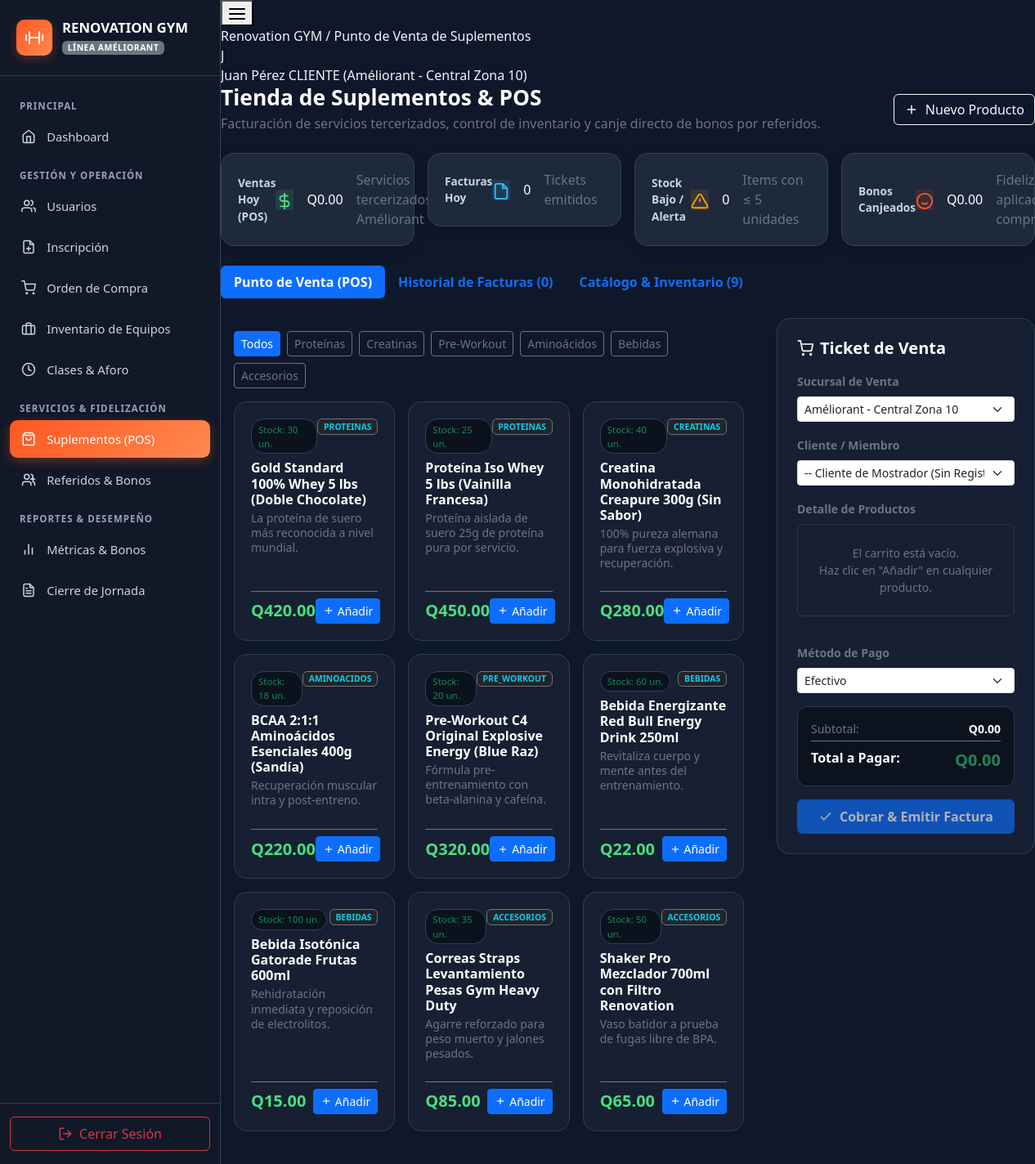
Screenshot of /suplementos/index.php (signed in) with the database file from the repository.
### tables this page shows
CREATE TABLE IF NOT EXISTS `suplementos_catalogo` (
    `id` INT AUTO_INCREMENT PRIMARY KEY,
    `codigo` VARCHAR(50) NOT NULL UNIQUE,
    `nombre` VARCHAR(150) NOT NULL,
    `categoria` ENUM('PROTEINAS', 'CREATINAS', 'AMINOACIDOS', 'PRE_WORKOUT', 'BEBIDAS', 'ACCESORIOS') NOT NULL,
    `precio` DECIMAL(10,2) NOT NULL,
    `stock` INT NOT NULL DEFAULT 0,
    `descripcion` VARCHAR(255) NULL,
    `estado` ENUM('ACTIVO', 'INACTIVO') DEFAULT 'ACTIVO',
    `creado_en` TIMESTAMP DEFAULT CURRENT_TIMESTAMP
);

### suplementos/index.php (the view, shortened to what the rows shown need)
<?php
require_once __DIR__ . '/controlador_suplementos.php';
?>
<!DOCTYPE html>
<html lang="es">
<head>
    <link rel="stylesheet" href="../css/bootstrap.min.css">
    <link rel="stylesheet" href="../css/dashboard.css">
    <link rel="stylesheet" href="../css/suplementos.css">
</head>
<body>
<div class="dashboard-wrapper">
    <main class="main-content">
        <div class="dashboard-body">
            <div class="d-flex flex-column flex-md-row justify-content-between align-items-start align-items-md-center gap-3 mb-4">
                <div>
                    <h2 class="fw-bold text-white mb-1" style="font-size: 1.65rem;">Tienda de Suplementos & POS</h2>
                </div>
            </div>
            <div class="tab-content" id="pills-tabContent">
                <div class="tab-pane fade show active" id="pills-pos" role="tabpanel">
                    <div class="row g-4">
                        <div class="col-12 col-lg-8">
                            <div class="content-table-wrapper p-3 mb-4">
                                <div class="row g-3">
                                    <?php if (empty($catalogo_productos)): ?>
                                        <div class="col-12 text-center py-5 text-secondary">
                                            No hay productos disponibles en el catálogo actualmente.
                                        </div>
                                    <?php else: ?>
                                        <?php foreach ($catalogo_productos as $prod): ?>
                                            <div class="col-12 col-sm-6 col-xl-4">
                                                <div class="product-card">
                                                    <div>
                                                        <div class="d-flex justify-content-between align-items-start mb-2">
                                                            <span class="product-stock-badge <?= $prod['stock'] <= 5 ? 'text-warning border-warning' : 'text-success' ?>">
                                                                Stock: <?= $prod['stock'] ?> un.
                                                            </span>
                                                            <span class="badge bg-dark text-info border border-secondary" style="font-size: 0.65rem;">
                                                                <?= htmlspecialchars($prod['categoria']) ?>
                                                            </span>
                                                        </div>
                                                        <h6 class="fw-bold text-white mb-1"><?= htmlspecialchars($prod['nombre']) ?></h6>
                                                        <p class="text-secondary small mb-3" style="min-height: 38px; line-height: 1.3;">
                                                            <?= htmlspecialchars($prod['descripcion'] ?: 'Suplemento de alta calidad.') ?>
                                                        </p>
                                                    </div>
                                                    <div class="d-flex justify-content-between align-items-center mt-2 pt-2 border-top border-secondary">
                                                        <div class="product-price-tag">
                                                            Q<?= number_format($prod['precio'], 2) ?>
                                                        </div>
                                                        <?php if ($prod['stock'] > 0): ?>
                                                            <button type="button" class="btn btn-sm btn-primary d-flex align-items-center gap-1"
                                                                    onclick="agregarAlCarrito(<?= $prod['id'] ?>, '<?= htmlspecialchars($prod['codigo']) ?>', '<?= htmlspecialchars(addslashes($prod['nombre'])) ?>', <?= $prod['precio'] ?>, <?= $prod['stock'] ?>)">
                                                                <svg width="14" height="14" viewBox="0 0 24 24" fill="none" stroke="currentColor" stroke-width="2"><line x1="12" y1="5" x2="12" y2="19"></line><line x1="5" y1="12" x2="19" y2="12"></line></svg>
                                                                <span>Añadir</span>
                                                            </button>
                                                        <?php else: ?>
                                                            <button type="button" class="btn btn-sm btn-secondary" disabled>Agotado</button>
                                                        <?php endif; ?>
                                                    </div>
                                                </div>
                                            </div>
                                        <?php endforeach; ?>
                                    <?php endif; ?>
                                </div>
                            </div>
                        </div>
                    </div>
                </div>
            </div>
        </div>
    </main>
</div>
</body>
</html>

### rows the page displays
suplementos_catalogo: stock "30", categoria "PROTEINAS", nombre "Gold Standard 100% Whey 5 lbs (Doble Chocolate)", descripcion "La proteína de suero más reconocida a nivel mundial.", precio "420.00"
suplementos_catalogo: stock "25", categoria "PROTEINAS", nombre "Proteína Iso Whey 5 lbs (Vainilla Francesa)", descripcion "Proteína aislada de suero 25g de proteína pura por servicio.", precio "450.00"
suplementos_catalogo: stock "40", categoria "CREATINAS", nombre "Creatina Monohidratada Creapure 300g (Sin Sabor)", descripcion "100% pureza alemana para fuerza explosiva y recuperación.", precio "280.00"
suplementos_catalogo: stock "18", categoria "AMINOACIDOS", nombre "BCAA 2:1:1 Aminoácidos Esenciales 400g (Sandía)", descripcion "Recuperación muscular intra y post-entreno.", precio "220.00"
suplementos_catalogo: stock "20", categoria "PRE_WORKOUT", nombre "Pre-Workout C4 Original Explosive Energy (Blue Raz)", descripcion "Fórmula pre-entrenamiento con beta-alanina y cafeína.", precio "320.00"
suplementos_catalogo: stock "60", categoria "BEBIDAS", nombre "Bebida Energizante Red Bull Energy Drink 250ml", descripcion "Revitaliza cuerpo y mente antes del entrenamiento.", precio "22.00"
suplementos_catalogo: stock "100", categoria "BEBIDAS", nombre "Bebida Isotónica Gatorade Frutas 600ml", descripcion "Rehidratación inmediata y reposición de electrolitos.", precio "15.00"
suplementos_catalogo: stock "35", categoria "ACCESORIOS", nombre "Correas Straps Levantamiento Pesas Gym Heavy Duty", descripcion "Agarre reforzado para peso muerto y jalones pesados.", precio "85.00"
suplementos_catalogo: stock "50", categoria "ACCESORIOS", nombre "Shaker Pro Mezclador 700ml con Filtro Renovation", descripcion "Vaso batidor a prueba de fugas libre de BPA.", precio "65.00"

### other values shown
$iniciales_activo "J"
$usuario_activo_nombre "Juan Pérez"
$usuario_activo_rol "CLIENTE"
$usuario_activo_suc "Améliorant - Central Zona 10"
$kpi_ventas_hoy "0.00"
$kpi_facturas_hoy "0"
$kpi_stock_bajo "0"
$kpi_bonos_canjeados "0.00"
count($ventas_historial) "0"
count($catalogo_productos) "9"
form field sucursal_id "Améliorant - Central Zona 10"
